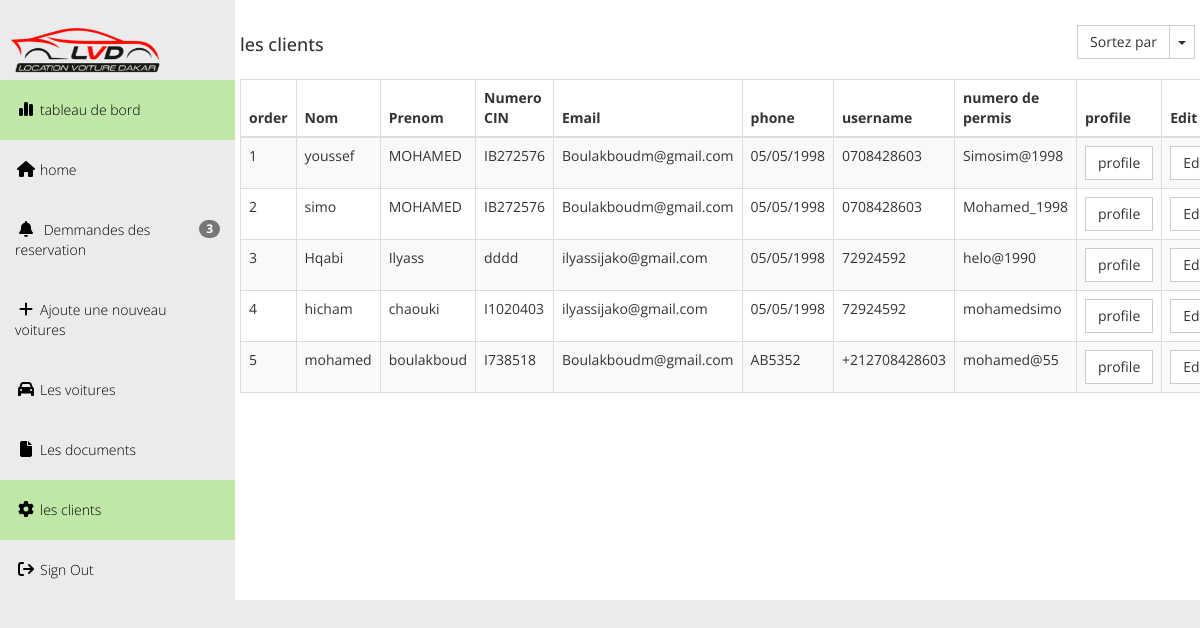
The page /administration/client (signed in) on the database its author committed.
### account/models.py (models this page shows, shortened)
class Client(models.Model):
    user = models.OneToOneField(User, on_delete=models.CASCADE, related_name='client_profile')
    nom = models.CharField(max_length=20)
    prenom = models.CharField(max_length=20)
    cin = models.CharField(max_length=20)
    naissance = models.DateField()
    permit = models.CharField(max_length=20)
    delevrence = models.DateField()
    email = models.CharField(max_length=30)
    adresse = models.CharField(max_length=50)
    adresse2 = models.CharField(max_length=50, blank=True, null=True)
    pays = CountryField(blank_label='(choisissez un pays)')
    phone = PhoneNumberField(region='MA')
    image_user = models.ImageField(upload_to='user/%y/%m/%d', blank=True, null=True)

### administration/views.py (the view)
# urls.py: path('client', views.client, name='client'),
@login_required
def client(request):
    if not request.user.is_staff:
        return redirect('admin_login')
    client=Client.objects.all()
    return render(request,'administration/clients.html',{'client':client})

### administration/context_processors.py (called while the page is built)
def global_count(request):
    commande = Commande_reservation.objects.all()
    commande_count = commande.count()
    voiture_dispo = Voiture.objects.all()
    available_count = sum(1 for voiture in voiture_dispo if voiture.disponibilite.lower() == 'oui')
    forms = {res.pk: UpdateDateForm(instance=res) for res in commande}
    return {
        'commande_count': commande_count,
        'available_count': available_count
    }

### templates/administration/clients.html (shortened to what this page needs)
{% load static %}
<!DOCTYPE html>
<head>
  <link rel="stylesheet" href="{% static 'administration/css/templatemo_main.css' %}">
  <link rel="stylesheet" href="{% static 'css/all.min.css' %}">
</head>
<body>
  <div class="template-page-wrapper">
    <div class="navbar-collapse collapse templatemo-sidebar">
      <ul class="templatemo-sidebar-menu">
        <li>
          <img src="{% static 'images/LVD-logo-Transparent2.ico' %}" alt="" width="70px" height="60px" style="scale: 2.5; margin-left: 50px;" >
        </li>
        <li class="active"><a href="{% url 'reservation_statistiques' %}"><i class="fa-solid fa-chart-simple"></i>tableau de bord</a></li>
        <li ><a href="{% url 'index' %}"><i class="fa fa-home"></i>home</a></li>
        <li><a href="{% url 'demmande' %}"><i class="fa-sharp fa-solid fa-bell"></i><span class="badge pull-right">3</span> Demmandes des reservation</a></li>
        <li><a href="{% url 'ajoute_voiture' %}"><i class="fa-solid fa-plus"></i>Ajoute une nouveau voitures</a></li>
        <li><a href="{% url 'voitures' %}"><i class="fa-solid fa-car"></i>Les voitures</a></li>
        <li><a href="{% url 'document_vehicule_view' %}"><i class="fa-sharp fa-solid fa-file"></i>Les documents</a></li>
        <li class="active"><a href=""><i class="fa fa-cog"></i>les clients</a></li>
        <li><a href="" data-toggle="modal" data-target="#confirmModal"><i class="fa fa-sign-out"></i>Sign Out</a></li>
      </ul>
    </div>
      <div class="templatemo-content-wrapper">
        <div class="templatemo-content">
          <div class="row">
            <div class="row">
              <div class="col-md-12">
                <div class="btn-group pull-right" id="templatemo_sort_btn">
                  <button type="button" class="btn btn-default">Sortez par</button>
                  <button type="button" class="btn btn-default dropdown-toggle" data-toggle="dropdown">
                    <span class="caret"></span>
                  </button>
                </div>
                <div class="table-responsive">
                  <h4 class="margin-bottom-15">les clients</h4>
                  <table class="table table-striped table-hover table-bordered">
                    <thead>
                      <tr>
                        <th>order</th>
                        <th>Nom</th>
                        <th>Prenom</th>
                        <th>Numero CIN</th>
                        <th>Email</th>
                        <th>phone</th>
                        <th>username</th>
                        <th>numero de permis</th>
                        <th>profile</th>
                        <th>Edit</th>
                      </tr>
                    </thead>
                    <tbody>
                      {% for i in client %}
                      <tr>
                        <td>{{ forloop.counter }}</td>
                        <td> {{i.nom}} </td>
                        <td>{{i.prenom}}</td>
                        <td>{{i.cin}}</td>
                        <td>{{i.email}}</td>
                        <td>{{i.permit}}</td>
                        <td>{{i.phone}}</td>
                        <td>{{i.user.username}}</td>
                        <td><a href="{% url 'client_profile' i.id %}" class="btn btn-default">profile</a></td>
                        <td><a href="#" class="btn btn-default">Edit</a></td>
                      </tr>
                      {% endfor %}
                    </tbody>
                  </table>
                </div>
    </div>
</body>
</html>

### project/static/administration/css/templatemo_main.css (style rules this page uses)
* { font-family: 'Open Sans', sans-serif; }
body { background-color: rgb(235,235,235); }
.templatemo-content-wrapper { float: left; width: 100%; }
.templatemo-content { margin-left: 235px; margin-top: 0px; min-height: 600px; padding: 25px 20px 0 20px; background-color: white; overflow-x: hidden; }
.margin-bottom-15 { margin-bottom: 15px; }
.templatemo-sidebar { padding: 0; margin-top: 20px; }
.templatemo-sidebar .templatemo-sidebar-menu { list-style: none; margin: 0; padding: 0; }
.templatemo-sidebar .templatemo-sidebar-menu > li { display: block; margin: 0; padding: 0; border: 0px; }
.templatemo-sidebar .templatemo-sidebar-menu > li > a { display: block; position: relative; margin: 0; border: 0px; padding: 20px 15px; text-decoration: none; font-size: 14px; font-weight: 300; }
.templatemo-sidebar-menu a { color: black; }
.templatemo-sidebar .templatemo-sidebar-menu >li.active, .templatemo-sidebar .templatemo-sidebar-menu>li>a:hover { background-color: rgb(191, 232, 167); }
.templatemo-sidebar .templatemo-sidebar-menu > li > a > i { font-size: 16px; top: 2px; margin-top: 1px; margin-left: 1px; margin-right: 4px; display: inline-block; width: 1.25em; text-align: center; }
#templatemo_sort_btn { margin-bottom: 20px; }
.nav-pills>li>a, .nav-tabs>li>a, .alert, .progress, .panel, .btn, .panel-group .panel, .form-control, .modal-content, .breadcrumb { border-radius: 0; }
@media screen and (min-width: 992px) { .templatemo-sidebar { width: 235px; float: left; position: relative; margin-right: -100%; } }

### rows shown on the page
Client: nom "youssef", prenom "MOHAMED", cin "IB272576", email "Boulakboudm@gmail.com", permit "05/05/1998", phone "0708428603", user.username "Simosim@1998"
Client: nom "simo", prenom "MOHAMED", cin "IB272576", email "Boulakboudm@gmail.com", permit "05/05/1998", phone "0708428603", user.username "Mohamed_1998"
Client: nom "Hqabi", prenom "Ilyass", cin "dddd", email "ilyassijako@gmail.com", permit "05/05/1998", phone "72924592", user.username "helo@1990"
Client: nom "hicham", prenom "chaouki", cin "I1020403", email "ilyassijako@gmail.com", permit "05/05/1998", phone "72924592", user.username "mohamedsimo"
Client: nom "mohamed", prenom "boulakboud", cin "I738518", email "Boulakboudm@gmail.com", permit "AB5352", phone "+212708428603", user.username "mohamed@55"
